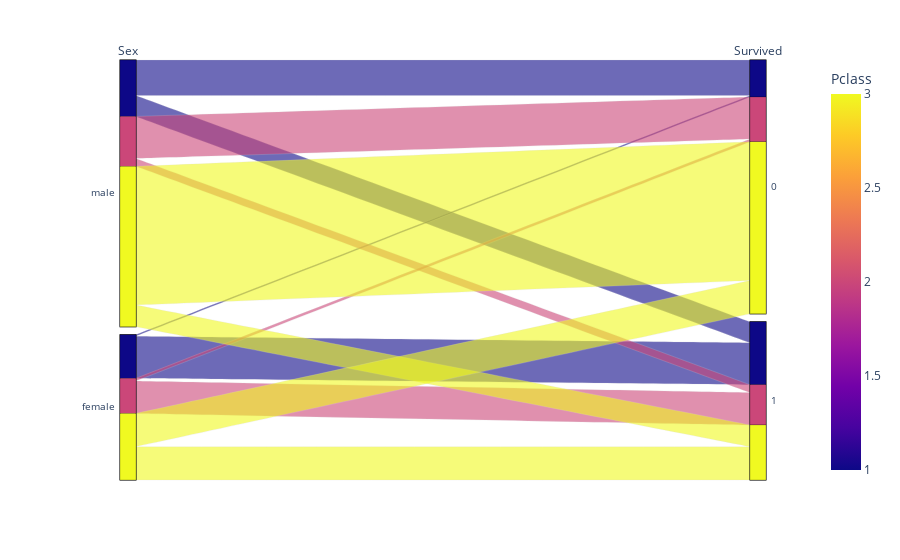

Notebook code for this chart:
### Code cell
# Visualizando a relacao de sobreviventes por sexo e classe que estavam
grafico2 = px.parallel_categories(
    titanic[~(titanic.Survived.isnull())],
    dimensions=['Sex','Survived'],
    color='Pclass'
)
grafico2.show();

### Figure 1 — Plotly figure (JSON) as saved in the notebook; plotly's stock layout.template omitted (floating-point values rounded to 4 significant figures; data arrays with more than 128 entries replaced by an {"elided": "..."} marker saying what was removed)
{"data": [{"dimensions": [{"label": "Sex", "values": {"elided": "891 str values"}}, {"label": "Survived", "values": {"elided": "891 int values"}}], "domain": {"x": [0, 1], "y": [0, 1]}, "line": {"color": {"elided": "891 int values"}, "coloraxis": "coloraxis"}, "name": "", "type": "parcats"}], "layout": {"coloraxis": {"colorbar": {"title": {"text": "Pclass"}}, "colorscale": [[0, "#0d0887"], [0.1111, "#46039f"], [0.2222, "#7201a8"], [0.3333, "#9c179e"], [0.4444, "#bd3786"], [0.5556, "#d8576b"], [0.6667, "#ed7953"], [0.7778, "#fb9f3a"], [0.8889, "#fdca26"], [1, "#f0f921"]]}, "legend": {"tracegroupgap": 0}, "margin": {"t": 60}}}
